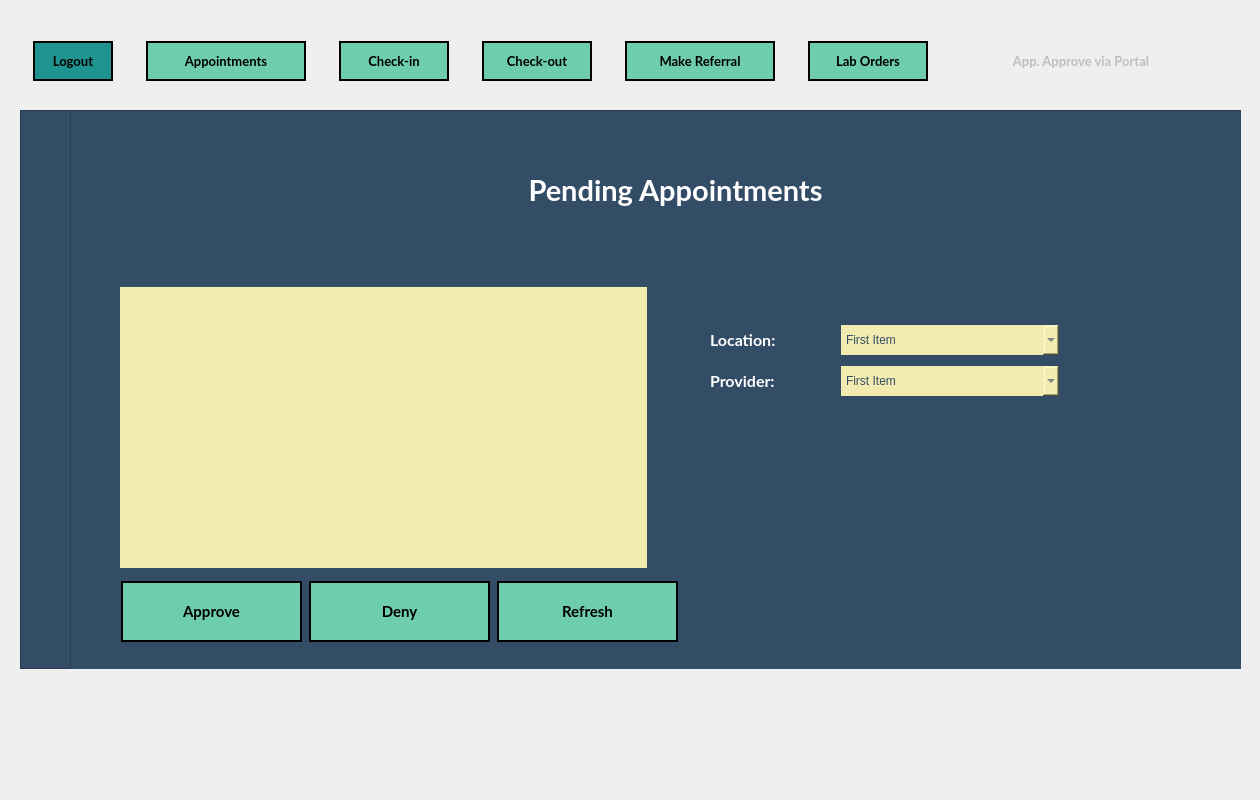
<?xml version="1.0" encoding="UTF-8"?>
<ui version="4.0">
 <class>MainWindow</class>
 <widget class="QMainWindow" name="MainWindow">
  <property name="geometry">
   <rect>
    <x>0</x>
    <y>0</y>
    <width>1260</width>
    <height>800</height>
   </rect>
  </property>
  <property name="minimumSize">
   <size>
    <width>1260</width>
    <height>800</height>
   </size>
  </property>
  <property name="maximumSize">
   <size>
    <width>1260</width>
    <height>800</height>
   </size>
  </property>
  <property name="windowTitle">
   <string>Forsyth Family Practice Center - [ TEMPLATE ]</string>
  </property>
  <property name="styleSheet">
   <string notr="true">border-image: url(:/newPrefix/imgs/app-bg.png);

QGroupBox, QFrame {
	border-image: none;
	border: none;
}</string>
  </property>
  <widget class="QWidget" name="centralwidget">
   <widget class="QGroupBox" name="groupBox_NavBar">
    <property name="geometry">
     <rect>
      <x>20</x>
      <y>40</y>
      <width>1221</width>
      <height>80</height>
     </rect>
    </property>
    <property name="styleSheet">
     <string notr="true">border: none; border-image: none;</string>
    </property>
    <property name="title">
     <string/>
    </property>
    <widget class="QWidget" name="layoutWidget">
     <property name="geometry">
      <rect>
       <x>0</x>
       <y>0</y>
       <width>1201</width>
       <height>42</height>
      </rect>
     </property>
     <layout class="QHBoxLayout" name="Layout_NavBar">
      <property name="spacing">
       <number>20</number>
      </property>
      <item>
       <widget class="QPushButton" name="Nav_LogoutBtn">
        <property name="minimumSize">
         <size>
          <width>80</width>
          <height>40</height>
         </size>
        </property>
        <property name="maximumSize">
         <size>
          <width>60</width>
          <height>16777215</height>
         </size>
        </property>
        <property name="font">
         <font>
          <family>Lato</family>
          <pointsize>10</pointsize>
          <weight>75</weight>
          <bold>true</bold>
         </font>
        </property>
        <property name="cursor">
         <cursorShape>PointingHandCursor</cursorShape>
        </property>
        <property name="styleSheet">
         <string notr="true">QPushButton {
	border-image: none;
	background-color: rgb(30, 147, 143);
	color: black;
	border: 2px solid black;
}

QPushButton::hover {
	background-color: rgb(14, 81, 85);
	color: white;
}</string>
        </property>
        <property name="text">
         <string>Logout</string>
        </property>
       </widget>
      </item>
      <item>
       <widget class="QPushButton" name="Nav_Appointments">
        <property name="sizePolicy">
         <sizepolicy hsizetype="Preferred" vsizetype="Fixed">
          <horstretch>0</horstretch>
          <verstretch>0</verstretch>
         </sizepolicy>
        </property>
        <property name="minimumSize">
         <size>
          <width>160</width>
          <height>40</height>
         </size>
        </property>
        <property name="maximumSize">
         <size>
          <width>90</width>
          <height>16777215</height>
         </size>
        </property>
        <property name="font">
         <font>
          <family>Lato</family>
          <pointsize>10</pointsize>
          <weight>75</weight>
          <bold>true</bold>
         </font>
        </property>
        <property name="cursor">
         <cursorShape>PointingHandCursor</cursorShape>
        </property>
        <property name="autoFillBackground">
         <bool>false</bool>
        </property>
        <property name="styleSheet">
         <string notr="true">QPushButton {
	border-image: none;
	background-color: #6ECCAF;
	color: black;
	border: 2px solid black;
}

QPushButton::hover {
	background-color: rgb(139, 231, 100);
	color: white;
}</string>
        </property>
        <property name="text">
         <string>Appointments</string>
        </property>
       </widget>
      </item>
      <item>
       <widget class="QPushButton" name="Nav_CheckinBtn">
        <property name="minimumSize">
         <size>
          <width>110</width>
          <height>40</height>
         </size>
        </property>
        <property name="maximumSize">
         <size>
          <width>80</width>
          <height>16777215</height>
         </size>
        </property>
        <property name="font">
         <font>
          <family>Lato</family>
          <pointsize>10</pointsize>
          <weight>75</weight>
          <bold>true</bold>
         </font>
        </property>
        <property name="cursor">
         <cursorShape>PointingHandCursor</cursorShape>
        </property>
        <property name="styleSheet">
         <string notr="true">QPushButton {
	border-image: none;
	background-color: #6ECCAF;
	color: black;
	border: 2px solid black;
}

QPushButton::hover {
	background-color: rgb(139, 231, 100);
	color: white;
}

</string>
        </property>
        <property name="text">
         <string>Check-in</string>
        </property>
       </widget>
      </item>
      <item>
       <widget class="QPushButton" name="Nav_CheckoutBtn">
        <property name="minimumSize">
         <size>
          <width>110</width>
          <height>40</height>
         </size>
        </property>
        <property name="maximumSize">
         <size>
          <width>90</width>
          <height>16777215</height>
         </size>
        </property>
        <property name="font">
         <font>
          <family>Lato</family>
          <pointsize>10</pointsize>
          <weight>75</weight>
          <bold>true</bold>
         </font>
        </property>
        <property name="cursor">
         <cursorShape>PointingHandCursor</cursorShape>
        </property>
        <property name="styleSheet">
         <string notr="true">QPushButton {
	border-image: none;
	background-color: #6ECCAF;
	color: black;
	border: 2px solid black;
}

QPushButton::hover {
	background-color: rgb(139, 231, 100);
	color: white;
}</string>
        </property>
        <property name="text">
         <string>Check-out</string>
        </property>
       </widget>
      </item>
      <item>
       <widget class="QPushButton" name="Nav_MakeReferralBtn">
        <property name="minimumSize">
         <size>
          <width>150</width>
          <height>40</height>
         </size>
        </property>
        <property name="maximumSize">
         <size>
          <width>110</width>
          <height>16777215</height>
         </size>
        </property>
        <property name="font">
         <font>
          <family>Lato</family>
          <pointsize>10</pointsize>
          <weight>75</weight>
          <bold>true</bold>
         </font>
        </property>
        <property name="cursor">
         <cursorShape>PointingHandCursor</cursorShape>
        </property>
        <property name="styleSheet">
         <string notr="true">QPushButton {
	border-image: none;
	background-color: #6ECCAF;
	color: black;
	border: 2px solid black;
}

QPushButton::hover {
	background-color: rgb(139, 231, 100);
	color: white;
}
</string>
        </property>
        <property name="text">
         <string>Make Referral</string>
        </property>
       </widget>
      </item>
      <item>
       <widget class="QPushButton" name="Nav_LabOrdersBtn">
        <property name="minimumSize">
         <size>
          <width>120</width>
          <height>40</height>
         </size>
        </property>
        <property name="maximumSize">
         <size>
          <width>90</width>
          <height>16777215</height>
         </size>
        </property>
        <property name="font">
         <font>
          <family>Lato</family>
          <pointsize>10</pointsize>
          <weight>75</weight>
          <bold>true</bold>
         </font>
        </property>
        <property name="cursor">
         <cursorShape>PointingHandCursor</cursorShape>
        </property>
        <property name="styleSheet">
         <string notr="true">QPushButton {
	border-image: none;
	background-color: #6ECCAF;
	color: black;
	border: 2px solid black;
}

QPushButton::hover {
	background-color: rgb(139, 231, 100);
	color: white;
}</string>
        </property>
        <property name="text">
         <string>Lab Orders</string>
        </property>
       </widget>
      </item>
      <item>
       <widget class="QPushButton" name="Nav_ApproveAppointmentsBtn">
        <property name="enabled">
         <bool>false</bool>
        </property>
        <property name="minimumSize">
         <size>
          <width>240</width>
          <height>40</height>
         </size>
        </property>
        <property name="maximumSize">
         <size>
          <width>90</width>
          <height>16777215</height>
         </size>
        </property>
        <property name="font">
         <font>
          <family>Lato</family>
          <pointsize>10</pointsize>
          <weight>75</weight>
          <bold>true</bold>
         </font>
        </property>
        <property name="cursor">
         <cursorShape>PointingHandCursor</cursorShape>
        </property>
        <property name="styleSheet">
         <string notr="true">QPushButton {
	border-image: none;
	background-color: rgba(110, 204, 175, .2);
	color: rgba(0, 0, 0, .2);
	border: 2px solid rgba(0, 0, 0, .2);
}

QPushButton::hover {
	background-color: rgb(139, 231, 100);
	color: white;
}</string>
        </property>
        <property name="text">
         <string>App. Approve via Portal</string>
        </property>
       </widget>
      </item>
     </layout>
    </widget>
   </widget>
   <widget class="QWidget" name="layoutWidget">
    <property name="geometry">
     <rect>
      <x>0</x>
      <y>0</y>
      <width>2</width>
      <height>2</height>
     </rect>
    </property>
    <layout class="QHBoxLayout" name="horizontalLayout_6"/>
   </widget>
   <widget class="QFrame" name="Main_Frame">
    <property name="geometry">
     <rect>
      <x>20</x>
      <y>110</y>
      <width>1221</width>
      <height>559</height>
     </rect>
    </property>
    <property name="minimumSize">
     <size>
      <width>0</width>
      <height>0</height>
     </size>
    </property>
    <property name="maximumSize">
     <size>
      <width>16777215</width>
      <height>16777215</height>
     </size>
    </property>
    <property name="styleSheet">
     <string notr="true">QFrame {
	border-image: none;
	background-color: rgb(52, 77, 103);
}



QLineEdit, QComboBox, QDateEdit, QDateTimeEdit, QListView{
	border-image: none;
    border: none;
	min-width: 200px;
	height: 30px;
	background-color: #F3ECB0;
	color: #344D67;
	font-family: &quot;MS Shell Dlg 2&quot;;
	font-size: 11;
}

QLabel {
	color: white;
}

QListView::item:selected {
    background-color: #4a90d9
}</string>
    </property>
    <property name="frameShape">
     <enum>QFrame::StyledPanel</enum>
    </property>
    <property name="frameShadow">
     <enum>QFrame::Raised</enum>
    </property>
    <widget class="QFrame" name="InputFrame">
     <property name="geometry">
      <rect>
       <x>50</x>
       <y>0</y>
       <width>1251</width>
       <height>561</height>
      </rect>
     </property>
     <property name="styleSheet">
      <string notr="true">border-image: none;
</string>
     </property>
     <property name="frameShape">
      <enum>QFrame::StyledPanel</enum>
     </property>
     <property name="frameShadow">
      <enum>QFrame::Raised</enum>
     </property>
     <widget class="QWidget" name="verticalLayoutWidget">
      <property name="geometry">
       <rect>
        <x>340</x>
        <y>0</y>
        <width>531</width>
        <height>161</height>
       </rect>
      </property>
      <layout class="QVBoxLayout" name="verticalLayout">
       <item>
        <widget class="QLabel" name="Lable_PendingAppts">
         <property name="minimumSize">
          <size>
           <width>0</width>
           <height>150</height>
          </size>
         </property>
         <property name="maximumSize">
          <size>
           <width>16777215</width>
           <height>150</height>
          </size>
         </property>
         <property name="font">
          <font>
           <family>Lato</family>
           <pointsize>22</pointsize>
           <weight>75</weight>
           <bold>true</bold>
          </font>
         </property>
         <property name="styleSheet">
          <string notr="true">QLabel {
	color: white;
}</string>
         </property>
         <property name="text">
          <string>Pending Appointments</string>
         </property>
         <property name="alignment">
          <set>Qt::AlignCenter</set>
         </property>
        </widget>
       </item>
      </layout>
     </widget>
     <widget class="QWidget" name="layoutWidget_2">
      <property name="geometry">
       <rect>
        <x>640</x>
        <y>210</y>
        <width>349</width>
        <height>82</height>
       </rect>
      </property>
      <layout class="QVBoxLayout" name="verticalLayout_3">
       <item>
        <layout class="QHBoxLayout" name="horizontalLayout_3">
         <item>
          <widget class="QLabel" name="Label_Location">
           <property name="font">
            <font>
             <family>Lato</family>
             <pointsize>12</pointsize>
             <weight>75</weight>
             <bold>true</bold>
            </font>
           </property>
           <property name="styleSheet">
            <string notr="true"/>
           </property>
           <property name="text">
            <string>Location:</string>
           </property>
          </widget>
         </item>
         <item>
          <widget class="QComboBox" name="comboBox_Locations">
           <property name="styleSheet">
            <string notr="true"/>
           </property>
           <item>
            <property name="text">
             <string>First Item</string>
            </property>
           </item>
           <item>
            <property name="text">
             <string>Item 2</string>
            </property>
           </item>
          </widget>
         </item>
        </layout>
       </item>
       <item>
        <layout class="QHBoxLayout" name="horizontalLayout_4">
         <item>
          <widget class="QLabel" name="Label_Doctor">
           <property name="font">
            <font>
             <family>Lato</family>
             <pointsize>12</pointsize>
             <weight>75</weight>
             <bold>true</bold>
            </font>
           </property>
           <property name="styleSheet">
            <string notr="true"/>
           </property>
           <property name="text">
            <string>Provider:</string>
           </property>
          </widget>
         </item>
         <item>
          <widget class="QComboBox" name="comboBox_Doctors">
           <property name="styleSheet">
            <string notr="true"/>
           </property>
           <item>
            <property name="text">
             <string>First Item</string>
            </property>
           </item>
           <item>
            <property name="text">
             <string>Item 2</string>
            </property>
           </item>
          </widget>
         </item>
        </layout>
       </item>
      </layout>
     </widget>
     <widget class="QWidget" name="layoutWidget">
      <property name="geometry">
       <rect>
        <x>50</x>
        <y>170</y>
        <width>559</width>
        <height>371</height>
       </rect>
      </property>
      <layout class="QVBoxLayout" name="verticalLayout_2">
       <item>
        <widget class="QListView" name="listView_PendingAppts">
         <property name="minimumSize">
          <size>
           <width>200</width>
           <height>281</height>
          </size>
         </property>
         <property name="maximumSize">
          <size>
           <width>527</width>
           <height>281</height>
          </size>
         </property>
         <property name="palette">
          <palette>
           <active>
            <colorrole role="WindowText">
             <brush brushstyle="SolidPattern">
              <color alpha="255">
               <red>52</red>
               <green>77</green>
               <blue>103</blue>
              </color>
             </brush>
            </colorrole>
            <colorrole role="Button">
             <brush brushstyle="SolidPattern">
              <color alpha="255">
               <red>243</red>
               <green>236</green>
               <blue>176</blue>
              </color>
             </brush>
            </colorrole>
            <colorrole role="Text">
             <brush brushstyle="SolidPattern">
              <color alpha="255">
               <red>52</red>
               <green>77</green>
               <blue>103</blue>
              </color>
             </brush>
            </colorrole>
            <colorrole role="ButtonText">
             <brush brushstyle="SolidPattern">
              <color alpha="255">
               <red>52</red>
               <green>77</green>
               <blue>103</blue>
              </color>
             </brush>
            </colorrole>
            <colorrole role="Base">
             <brush brushstyle="SolidPattern">
              <color alpha="255">
               <red>243</red>
               <green>236</green>
               <blue>176</blue>
              </color>
             </brush>
            </colorrole>
            <colorrole role="Window">
             <brush brushstyle="SolidPattern">
              <color alpha="255">
               <red>243</red>
               <green>236</green>
               <blue>176</blue>
              </color>
             </brush>
            </colorrole>
            <colorrole role="PlaceholderText">
             <brush brushstyle="NoBrush">
              <color alpha="128">
               <red>52</red>
               <green>77</green>
               <blue>103</blue>
              </color>
             </brush>
            </colorrole>
           </active>
           <inactive>
            <colorrole role="WindowText">
             <brush brushstyle="SolidPattern">
              <color alpha="255">
               <red>52</red>
               <green>77</green>
               <blue>103</blue>
              </color>
             </brush>
            </colorrole>
            <colorrole role="Button">
             <brush brushstyle="SolidPattern">
              <color alpha="255">
               <red>243</red>
               <green>236</green>
               <blue>176</blue>
              </color>
             </brush>
            </colorrole>
            <colorrole role="Text">
             <brush brushstyle="SolidPattern">
              <color alpha="255">
               <red>52</red>
               <green>77</green>
               <blue>103</blue>
              </color>
             </brush>
            </colorrole>
            <colorrole role="ButtonText">
             <brush brushstyle="SolidPattern">
              <color alpha="255">
               <red>52</red>
               <green>77</green>
               <blue>103</blue>
              </color>
             </brush>
            </colorrole>
            <colorrole role="Base">
             <brush brushstyle="SolidPattern">
              <color alpha="255">
               <red>243</red>
               <green>236</green>
               <blue>176</blue>
              </color>
             </brush>
            </colorrole>
            <colorrole role="Window">
             <brush brushstyle="SolidPattern">
              <color alpha="255">
               <red>243</red>
               <green>236</green>
               <blue>176</blue>
              </color>
             </brush>
            </colorrole>
            <colorrole role="PlaceholderText">
             <brush brushstyle="NoBrush">
              <color alpha="128">
               <red>52</red>
               <green>77</green>
               <blue>103</blue>
              </color>
             </brush>
            </colorrole>
           </inactive>
           <disabled>
            <colorrole role="WindowText">
             <brush brushstyle="SolidPattern">
              <color alpha="255">
               <red>52</red>
               <green>77</green>
               <blue>103</blue>
              </color>
             </brush>
            </colorrole>
            <colorrole role="Button">
             <brush brushstyle="SolidPattern">
              <color alpha="255">
               <red>243</red>
               <green>236</green>
               <blue>176</blue>
              </color>
             </brush>
            </colorrole>
            <colorrole role="Text">
             <brush brushstyle="SolidPattern">
              <color alpha="255">
               <red>52</red>
               <green>77</green>
               <blue>103</blue>
              </color>
             </brush>
            </colorrole>
            <colorrole role="ButtonText">
             <brush brushstyle="SolidPattern">
              <color alpha="255">
               <red>52</red>
               <green>77</green>
               <blue>103</blue>
              </color>
             </brush>
            </colorrole>
            <colorrole role="Base">
             <brush brushstyle="SolidPattern">
              <color alpha="255">
               <red>243</red>
               <green>236</green>
               <blue>176</blue>
              </color>
             </brush>
            </colorrole>
            <colorrole role="Window">
             <brush brushstyle="SolidPattern">
              <color alpha="255">
               <red>243</red>
               <green>236</green>
               <blue>176</blue>
              </color>
             </brush>
            </colorrole>
            <colorrole role="PlaceholderText">
             <brush brushstyle="NoBrush">
              <color alpha="128">
               <red>52</red>
               <green>77</green>
               <blue>103</blue>
              </color>
             </brush>
            </colorrole>
           </disabled>
          </palette>
         </property>
         <property name="font">
          <font>
           <family>MS Shell Dlg 2</family>
          </font>
         </property>
         <property name="styleSheet">
          <string notr="true">QListView::item:selected {
	background-color: rgb(243, 236, 176);
}
</string>
         </property>
        </widget>
       </item>
       <item>
        <layout class="QHBoxLayout" name="horizontalLayout">
         <item>
          <widget class="QPushButton" name="Btn_Approve">
           <property name="minimumSize">
            <size>
             <width>181</width>
             <height>61</height>
            </size>
           </property>
           <property name="maximumSize">
            <size>
             <width>181</width>
             <height>61</height>
            </size>
           </property>
           <property name="font">
            <font>
             <family>Lato</family>
             <pointsize>11</pointsize>
             <weight>75</weight>
             <bold>true</bold>
            </font>
           </property>
           <property name="cursor">
            <cursorShape>PointingHandCursor</cursorShape>
           </property>
           <property name="styleSheet">
            <string notr="true">QPushButton {
	border-image: none;
	background-color: #6ECCAF;
	color: black;
	border: 2px solid black;
}

QPushButton::hover {
	background-color: rgb(139, 231, 100);
	color: white;
}

</string>
           </property>
           <property name="text">
            <string>Approve</string>
           </property>
          </widget>
         </item>
         <item>
          <widget class="QPushButton" name="Btn_Deny">
           <property name="minimumSize">
            <size>
             <width>181</width>
             <height>61</height>
            </size>
           </property>
           <property name="maximumSize">
            <size>
             <width>181</width>
             <height>61</height>
            </size>
           </property>
           <property name="font">
            <font>
             <family>Lato</family>
             <pointsize>11</pointsize>
             <weight>75</weight>
             <bold>true</bold>
            </font>
           </property>
           <property name="cursor">
            <cursorShape>PointingHandCursor</cursorShape>
           </property>
           <property name="styleSheet">
            <string notr="true">QPushButton {
	border-image: none;
	background-color: #6ECCAF;
	color: black;
	border: 2px solid black;
}

QPushButton::hover {
	background-color: rgb(139, 231, 100);
	color: white;
}

</string>
           </property>
           <property name="text">
            <string>Deny</string>
           </property>
          </widget>
         </item>
         <item>
          <widget class="QPushButton" name="Btn_Refresh">
           <property name="minimumSize">
            <size>
             <width>181</width>
             <height>61</height>
            </size>
           </property>
           <property name="maximumSize">
            <size>
             <width>181</width>
             <height>16777215</height>
            </size>
           </property>
           <property name="font">
            <font>
             <family>Lato</family>
             <pointsize>11</pointsize>
             <weight>75</weight>
             <bold>true</bold>
            </font>
           </property>
           <property name="cursor">
            <cursorShape>PointingHandCursor</cursorShape>
           </property>
           <property name="styleSheet">
            <string notr="true">QPushButton {
	border-image: none;
	background-color: #6ECCAF;
	color: black;
	border: 2px solid black;
}

QPushButton::hover {
	background-color: rgb(139, 231, 100);
	color: white;
}

</string>
           </property>
           <property name="text">
            <string>Refresh</string>
           </property>
          </widget>
         </item>
        </layout>
       </item>
      </layout>
     </widget>
     <zorder>layoutWidget</zorder>
     <zorder>verticalLayoutWidget</zorder>
     <zorder>layoutWidget_2</zorder>
    </widget>
   </widget>
  </widget>
 </widget>
 <resources>
  <include location="assets/qrc/app-bg.qrc"/>
 </resources>
 <connections/>
</ui>
